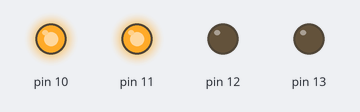
Bench run of a sketch on a simulated Arduino Uno, built with avr-gcc and run on an emulated ATmega328P. Parts: output pins drawn as LEDs (lit = HIGH).

Above: at 0.1 s.
Timing chart, 0 to 1.6 s (numbered marks = the images above):
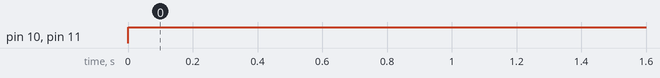

The sketch:

HARDWARE.ino
```cpp
 //double num = python_value * 5;
void setup() {
  // put your setup code here, to run once:
  pinMode(13, OUTPUT);
  pinMode(12, OUTPUT);
  pinMode(11, OUTPUT);
  pinMode(10, OUTPUT);

}void loop() {

  // put your main code here, to run repeatedly:
 double num = 2 ; //erase double
  if (num >=4){
   digitalWrite(13, HIGH);
  } if(num >= 3){
    digitalWrite(12, HIGH);
  }if (num >= 2){
    digitalWrite(11, HIGH);
  }if (num >= 1){
    digitalWrite(10, HIGH);
  }

}
```

Measured:
- by itself, pin 10, pin 11: LOW → HIGH at 0.00 s
